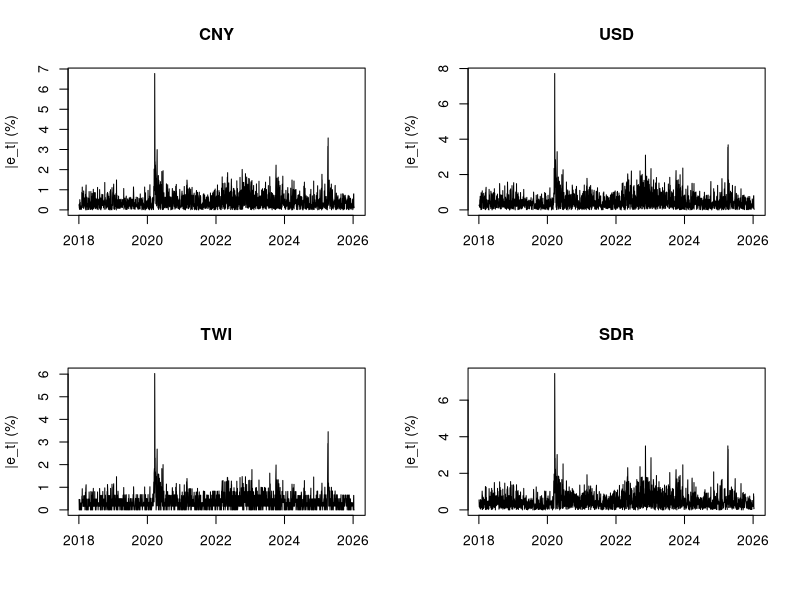

Write R code to recreate this figure.
rm(list = ls())
library(readxl)

setwd(tryCatch(
  dirname(rstudioapi::getActiveDocumentContext()$path),
  error = function(e) getwd()
))

ex <- read_excel("EXRATE (1).xlsx", sheet = "All")
ex <- ex[, 1:5]
names(ex) <- c("Date", "CNY", "USD", "TWI", "SDR")
ex$Date <- as.Date(ex$Date)

# compute 100 x log-difference returns for each currency
e_cny <- 100 * diff(log(ex$CNY))
e_usd <- 100 * diff(log(ex$USD))
e_twi <- 100 * diff(log(ex$TWI))
e_sdr <- 100 * diff(log(ex$SDR))

dates <- ex$Date[-1]

# 5a - sample variances
var(e_cny)
var(e_usd)
var(e_twi)
var(e_sdr)

# 5b - plot absolute returns to visualise volatility clustering
par(mfrow = c(2, 2))
plot(dates, abs(e_cny), type = "l", xlab = "", ylab = "|e_t| (%)", main = "CNY")
plot(dates, abs(e_usd), type = "l", xlab = "", ylab = "|e_t| (%)", main = "USD")
plot(dates, abs(e_twi), type = "l", xlab = "", ylab = "|e_t| (%)", main = "TWI")
plot(dates, abs(e_sdr), type = "l", xlab = "", ylab = "|e_t| (%)", main = "SDR")
par(mfrow = c(1, 1))
